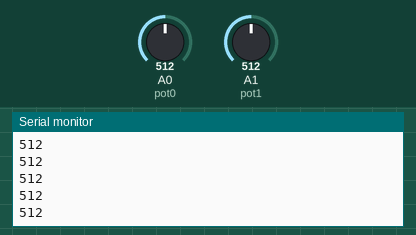
A sketch run on a simulated Arduino Uno, built with avr-gcc and run on an emulated ATmega328P. Shown: the last lines printed to the serial monitor. The test bench sets the inputs (shaded band); at power-on: A0 (pot0) = 512, A1 (pot1) = 512.

Above: at 1.2 s.
1.3 s: A0 (pot0) set to 716
At 1.8 s:
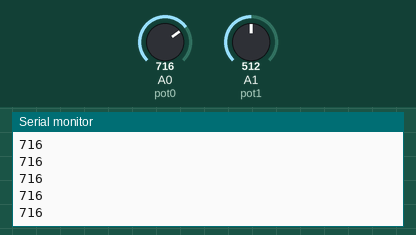
2.8 s: A0 (pot0) set to 900
At 3.8 s:
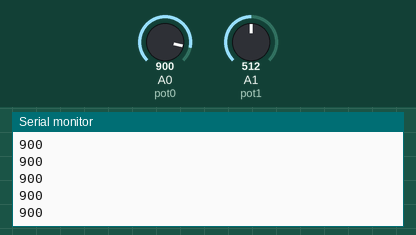
Timing chart, 0 to 5.8 s (numbered marks = the images above; inputs shaded):
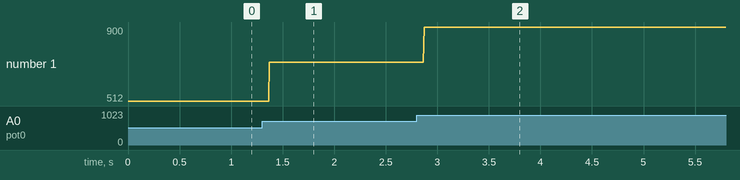

Measured:
- after the input at 1.3 s, the serial monitor: prints a new line after 0.07 s (image 1)
- after the input at 2.8 s, the serial monitor: prints a new line after 0.07 s (image 2)
- plotted number 1: 512 → 716 after the input at 1.3 s, 716 → 900 after the input at 2.8 s

The sketch:

sketch_nov09a.ino
```cpp
int pot0=0;
int pot1=1;
int val0,val1;
void setup() {
  // put your setup code here, to run once:
  Serial.begin(9600);

}

void loop() {

  val0= analogRead(pot0);
  val1= analogRead(pot1);
  Serial.println(val0);

  // put your main code here, to run repeatedly:

}
```
